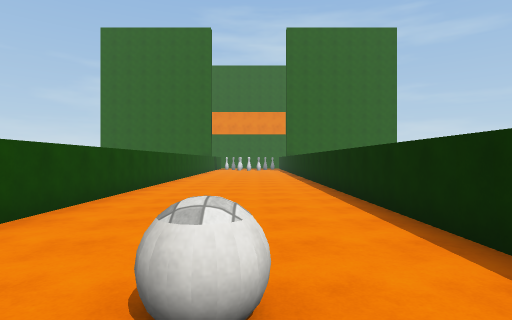
View 1 (above)

20 first-person views from a walk through a 3-D level made in the Unity game engine. The camera is 1.5 m above the floor, looks level and sees 80° across. The floor is counted in squares, 2 m on a side. Each view is taken from the middle of a square. On the plan, view 1 faces up. The plan holds only what a view shows up to about 10 squares ahead; the rest is blank. The place goes on beyond the plan. Surface patterns are stand-ins for the level's own textures.

View 2
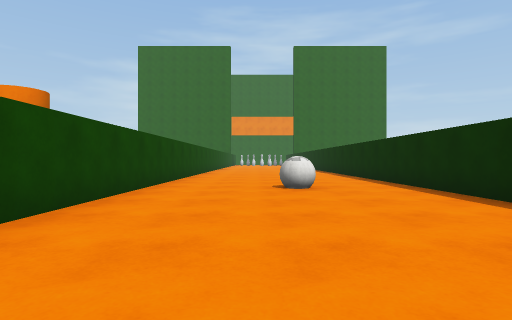

View 3
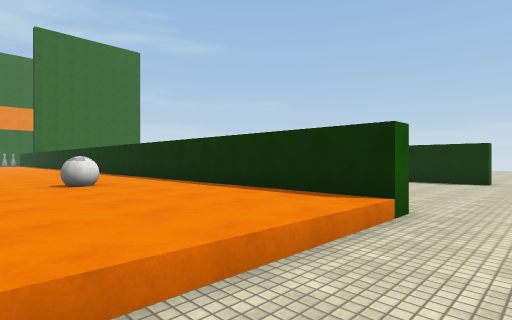

View 4
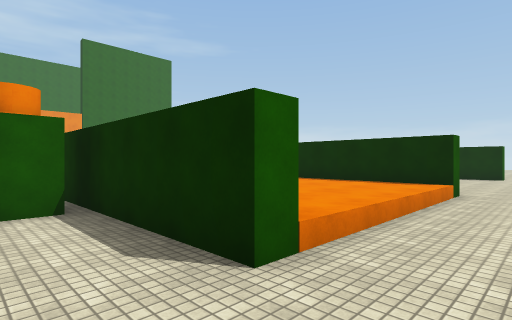

View 5
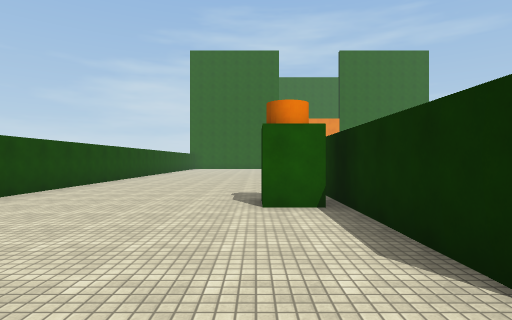

View 6
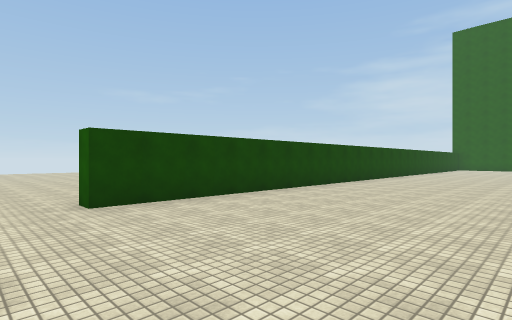

View 7
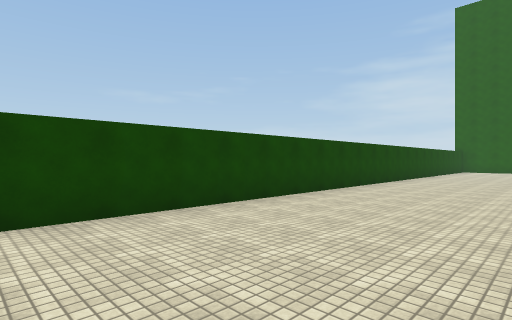

View 8
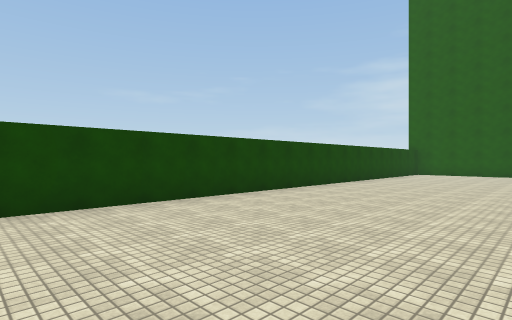

View 9
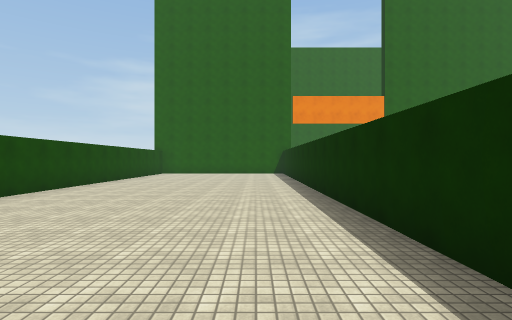

View 10
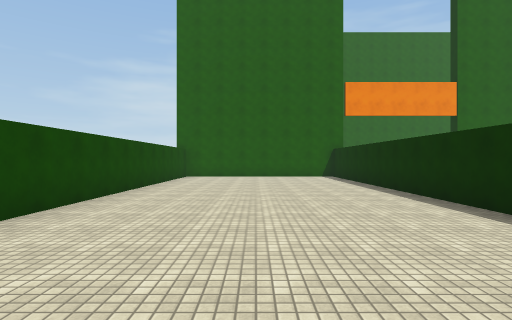

View 11
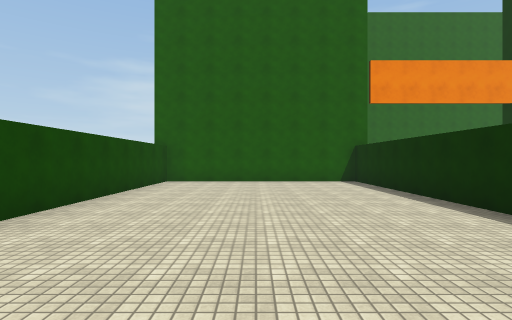

View 12
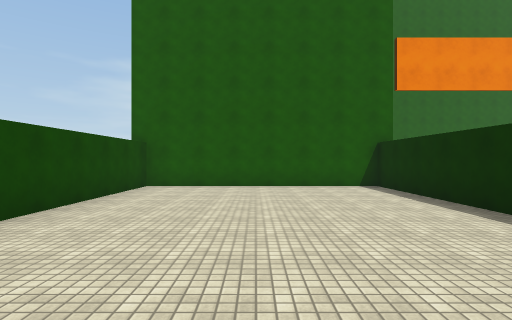

View 13
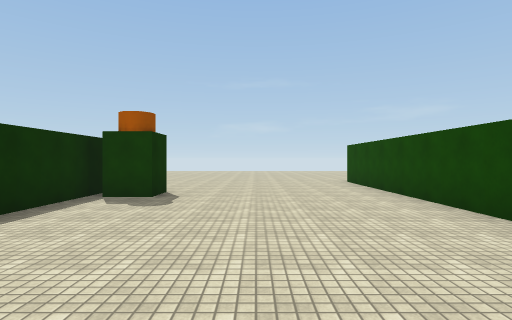

View 14
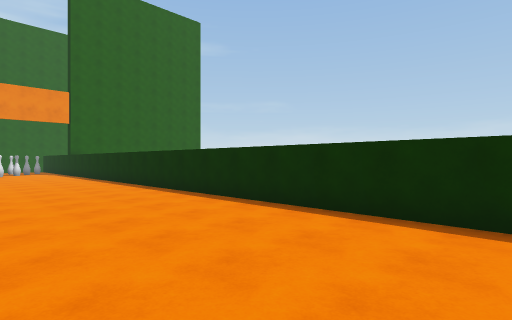

View 15
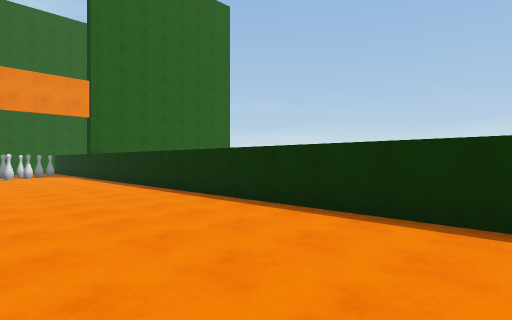

View 16
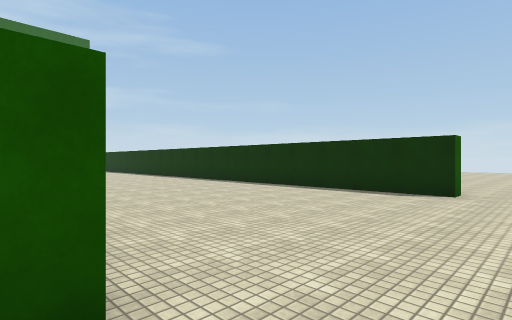

View 17
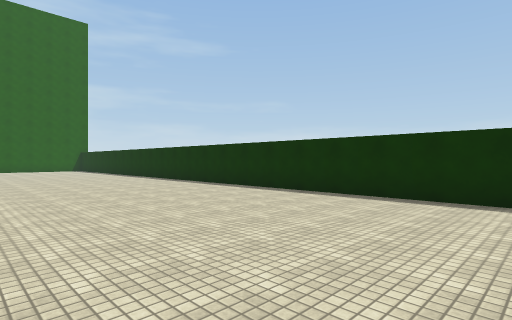

View 18
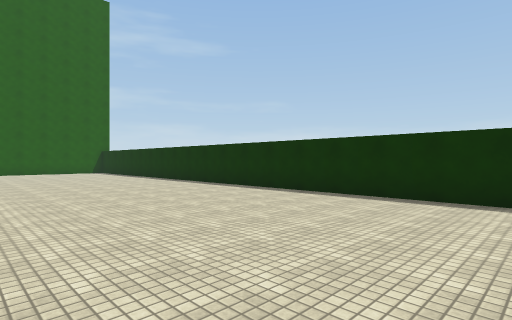

View 19
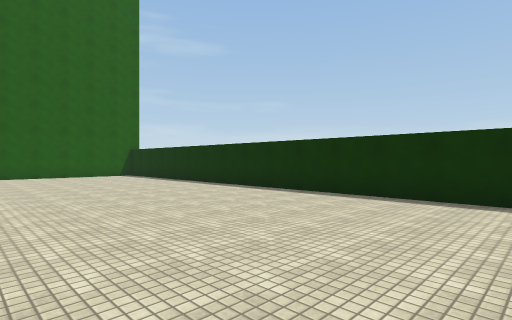

View 20
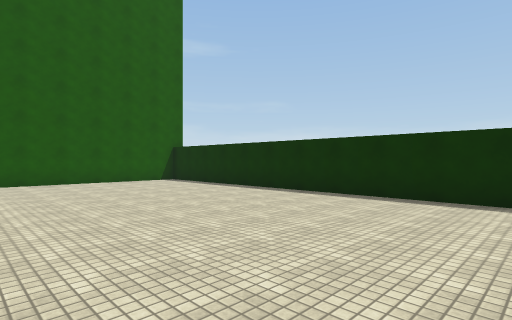

### Floor plan
Key: @ floor where view 1 was taken; # wall or solid block; . main floor; : floor 0.5 m higher than the main floor; B ball; C orange cylinder.
Columns run from 17 left of view 1 to 14 right of it. Each row starts with its distance up from view 1.
 21       #########      ###
 20       #.......#      ....
 19       #.......# ::   .....
 18       #.......# :::  .....#
 17       #.......# :::# .....#
 16       #.......# :::# .....#
 15       #.......# :::#......#
 14       #.......# :::#......#
 13       #.......# :::#......#
 12       #.......#::::#......#
 11       #.......#::::#......#
 10       #.......#::::#......#
  9       #.......#::::#......#
  8       #.......#::::#......#
  7       #.......#::::#......#
  6       #.......#::::#......#
  5       #.......#::::#......#
  4       #.......#::::#......#
  3       #.......#::::#......#
  2       #.......#::B:#......#
  1       #.......#::::#......#
  0       #.....CC#::@:#......#
 -1       #.......#::::#......#
 -2  ..   #.......#::::#......#
 -3 ......#.......#::::#......#.....
 -4 ................................
 -5        .... . ...........

Where each view was taken, in squares from view 1:
view 1: 0 up, 0 right, facing up
view 2: 4 down, 1 left, facing up
view 3: 5 down, 2 left, facing up-right
view 4: 5 down, 5 left, facing up-right
view 5: 5 down, 5 left, facing up
view 6: 5 down, 5 left, facing up-left
view 7: 1 down, 6 left, facing up-left
view 8: 4 up, 5 left, facing up-left
view 9: 4 up, 5 left, facing up
view 10: 7 up, 7 left, facing up
view 11: 10 up, 7 left, facing up
view 12: 12 up, 7 left, facing up
view 13: 7 up, 7 left, facing down
view 14: 4 up, 2 left, facing up-right
view 15: 7 up, 2 left, facing up-right
view 16: 5 down, 2 right, facing up-right
view 17: 2 down, 3 right, facing up-right
view 18: 2 up, 3 right, facing up-right
view 19: 6 up, 3 right, facing up-right
view 20: 10 up, 3 right, facing up-right
